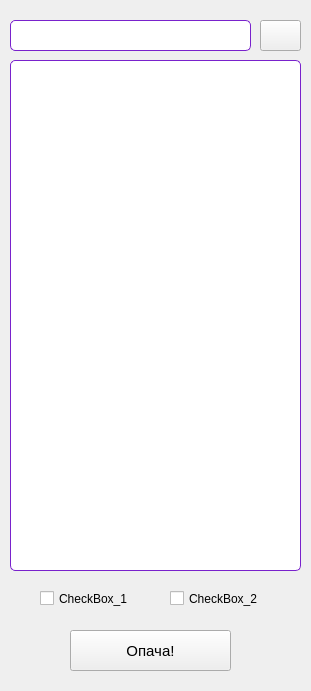
<?xml version="1.0" encoding="UTF-8"?>
<ui version="4.0">
 <class>MainWindow</class>
 <widget class="QMainWindow" name="MainWindow">
  <property name="geometry">
   <rect>
    <x>0</x>
    <y>0</y>
    <width>311</width>
    <height>691</height>
   </rect>
  </property>
  <property name="sizePolicy">
   <sizepolicy hsizetype="Fixed" vsizetype="Fixed">
    <horstretch>0</horstretch>
    <verstretch>0</verstretch>
   </sizepolicy>
  </property>
  <property name="windowTitle">
   <string>PyQT</string>
  </property>
  <property name="styleSheet">
   <string notr="true"/>
  </property>
  <widget class="QWidget" name="centralwidget">
   <widget class="QPushButton" name="pushButton">
    <property name="geometry">
     <rect>
      <x>70</x>
      <y>630</y>
      <width>161</width>
      <height>41</height>
     </rect>
    </property>
    <property name="font">
     <font>
      <pointsize>11</pointsize>
     </font>
    </property>
    <property name="styleSheet">
     <string notr="true"/>
    </property>
    <property name="text">
     <string>Опача!</string>
    </property>
   </widget>
   <widget class="QCheckBox" name="checkBox_1">
    <property name="geometry">
     <rect>
      <x>40</x>
      <y>590</y>
      <width>101</width>
      <height>17</height>
     </rect>
    </property>
    <property name="text">
     <string>CheckBox_1</string>
    </property>
   </widget>
   <widget class="QCheckBox" name="checkBox_2">
    <property name="geometry">
     <rect>
      <x>170</x>
      <y>590</y>
      <width>101</width>
      <height>17</height>
     </rect>
    </property>
    <property name="text">
     <string>CheckBox_2</string>
    </property>
   </widget>
   <widget class="QLineEdit" name="lineEdit">
    <property name="geometry">
     <rect>
      <x>10</x>
      <y>20</y>
      <width>241</width>
      <height>31</height>
     </rect>
    </property>
    <property name="styleSheet">
     <string notr="true">border-color: rgb(0, 0, 127);
border: 1px solid #7922CC;
border-radius: 5px;
color: rgb(0, 10, 193);</string>
    </property>
   </widget>
   <widget class="QTextBrowser" name="textBrowser">
    <property name="geometry">
     <rect>
      <x>10</x>
      <y>60</y>
      <width>291</width>
      <height>511</height>
     </rect>
    </property>
    <property name="styleSheet">
     <string notr="true">background-color: rgb(255, 255, 255);
border-color: rgb(0, 0, 127);
border: 1px solid #7922CC;
border-radius: 5px;
color: rgb(0, 10, 193);</string>
    </property>
   </widget>
   <widget class="QPushButton" name="findButton">
    <property name="geometry">
     <rect>
      <x>260</x>
      <y>20</y>
      <width>41</width>
      <height>31</height>
     </rect>
    </property>
    <property name="styleSheet">
     <string notr="true"/>
    </property>
    <property name="text">
     <string/>
    </property>
    <property name="icon">
     <iconset>
      <normaloff>D:/Downloads/find.png</normaloff>find.png</iconset>
    </property>
    <property name="iconSize">
     <size>
      <width>24</width>
      <height>24</height>
     </size>
    </property>
   </widget>
  </widget>
 </widget>
 <tabstops>
  <tabstop>lineEdit</tabstop>
  <tabstop>findButton</tabstop>
  <tabstop>textBrowser</tabstop>
  <tabstop>checkBox_1</tabstop>
  <tabstop>checkBox_2</tabstop>
  <tabstop>pushButton</tabstop>
 </tabstops>
 <resources/>
 <connections/>
</ui>
